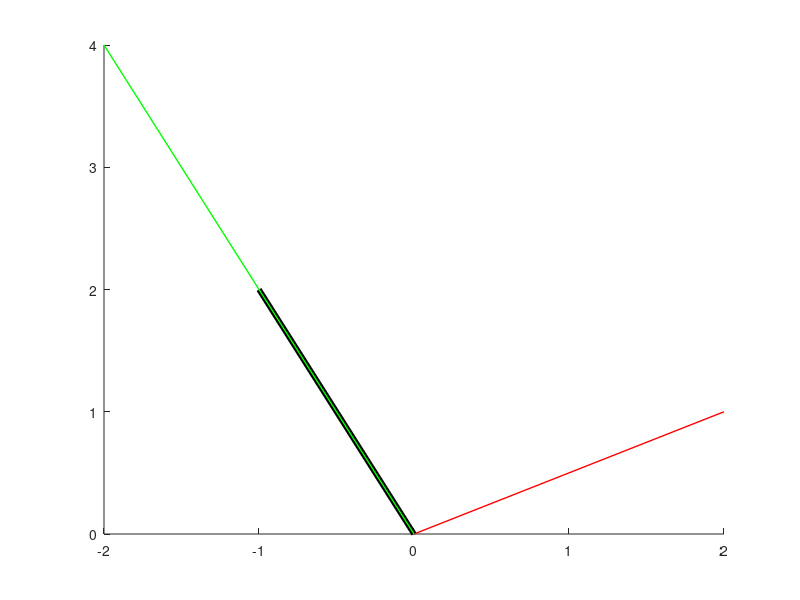
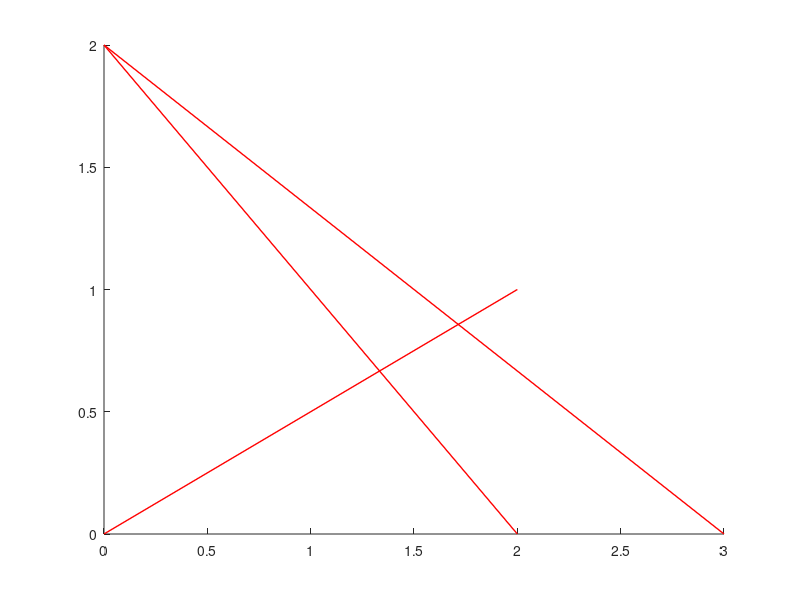
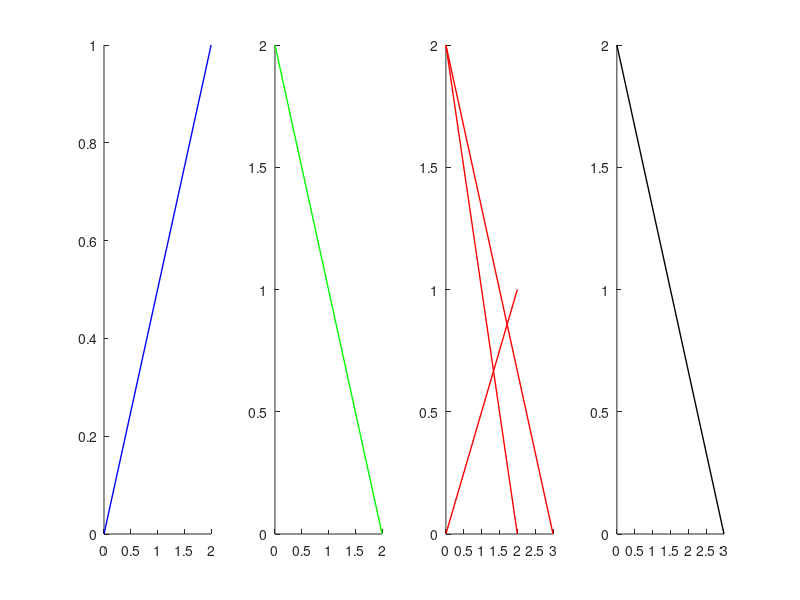
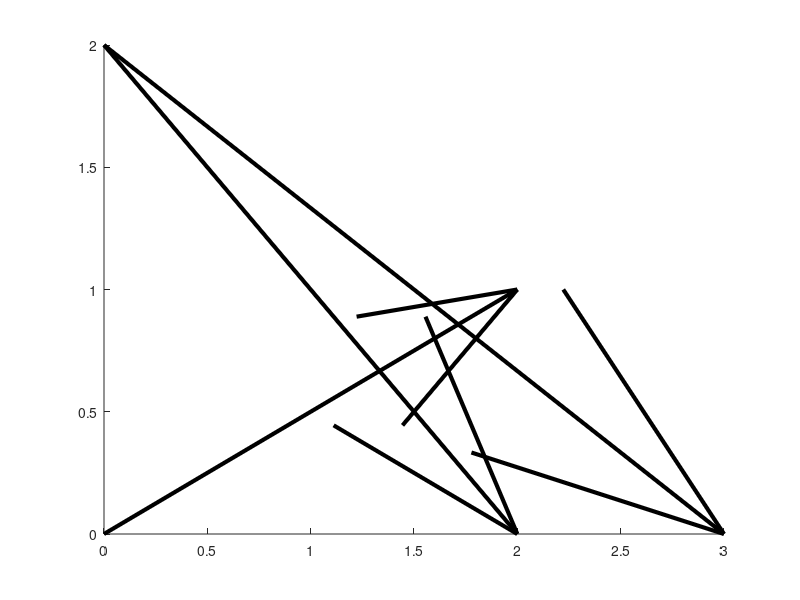

Source code (MATLAB) for these figures, in order: (Note: this script raises an error after producing the figures.)
%Дрибноход Евгений
%%
% Task1
 line([0; 2],[0; 1], 'Color','r','LineWidth',1)


 line([0; -1],[0; 2], 'Color','k','LineWidth',4)
 line([-2; 0],[4; 0], 'Color','g','LineWidth',1)
%%
% Task2
figure
 line([0 0 0;2 2 3],[0 2 2; 1 0 0], 'Color','r','LineWidth',1)

%%
% Task3
figure
subplot(1,4,3);
 line([0 0 0;2 2 3],[0 2 2; 1 0 0], 'Color','r','LineWidth',1)
subplot(1,4,1);
 line([0; 2],[0; 1], 'Color','b','LineWidth',1)
subplot(1,4,2);
line([0; 2],[2; 0], 'Color','g','LineWidth',1)
subplot(1,4,4);
line([0; 3],[2; 0], 'Color','k','LineWidth',1)

%%
%Task4
figure
hold on;
quiver(0, 0, 2, 1, 1,'Color','k','LineWidth',3)
quiver(0, 2, 2, -2, 1,'Color','k','LineWidth',3)
quiver(0, 2, 3, -2, 1,'Color','k','LineWidth',3)
hold off;
%%

%Task5
figure
hold on
view(3);
quiver3(0, 0, 0, 1,0,0, 1,'Color','k','LineWidth',3)
quiver3(0, 0, 0, 0,0,1, 1,'Color','k','LineWidth',3)
quiver3(0, 0, 0, 0,1,0, 1,'Color','k','LineWidth',3)
hold off;

%%
%Task6
figure
hold on

set(gca,'LineWidth',2)
quiver(0, 0, 1,0, 1,'Color','k','LineWidth',3);
quiver(0, 0, 0,1, 1,'Color','k','LineWidth',3);

hold off
%%

%Task7
figure
hold on
set(gca,'LineWidth',2)
view(3);
quiver3(0, 0, 0, 1,0,0, 1,'Color','k','LineWidth',5)
quiver3(0, 0, 0, 0,0,1, 1,'Color','k','LineWidth',5)
quiver3(0, 0, 0, 0,1,0, 1,'Color','k','LineWidth',5)
hold off
%%

%Task8a
figure
hold on
grid on


axis equal
line([-1;2],[ 3;-5], 'Color','k','LineWidth',4)
axis([-2 3 -6 4])

text(2,-5,'\leftarrow(2,-5)')
text(-1,3,'\leftarrow(-1,3)')

hold off
%%

%Task8b
figure
hold on
grid on

axis equal
line([1,4;2,3],[-1,0;-3,-5],'Color','g','LineWidth',2)
axis([0 5 -6 1 ])

text(4,0,'\leftarrow(4,0)')
text(3,-5,'\leftarrow(3,-5)')
text(2,-3,'\leftarrow(2,-3)')
text(1,-1,'\leftarrow(1,-1)')

hold off
%%

%Task9
A=[-2,0];
B=[1,2];
C=[1,-1];
AB=B-A
BC=C-B
CA=A-C
figure
hold on
grid on
axis([-3 2 -2 3 ])
text(-2,0,'\leftarrow A(-2,0)')
text(1,2,'\leftarrow B(1,2)')
text(1,-1,'\leftarrow  C(1,-1)')
%line(AB,'Color','g','LineWidth',4)
quiver(-2, 0, 3,2,1,'Color','b','LineWidth',1)
quiver(1, 2, 0,-3,1,'Color','b','LineWidth',1)
quiver(1, -1, -3,1,1,'Color','r','LineWidth',1)
hold off;

%%

%Task10
A=[-2 0];
B = [1 2];
C=[1 -1];
D=B+C-B+A-B
figure
subplot(1,2,1);
hold on
grid on
AB=B-A
BC=C-B
CD=D-C
DA=A-D
DC=-1*CD;
AD=-1*DA;
axis([-3 2 -4 3 ])
AB==DC
AD==BC
AC=C-A
%Так как векторы равны, они сонаправлены и коллинеарны
line([-2,1,1,-2;1,1,-2,-2],[0,2,-1,-3;2,-1,-3,0])
text(-2,0,'\leftarrow A(-2,0)')
text(1,2,'\leftarrow B(1,2)')
text(1,-1,'\leftarrow C(1,-1)')
text(-2,-3,'\leftarrow D(-2,-3)')
hold off

subplot(1,2,2);
hold on
grid on;
axis([-3 2 -4 3 ])
text(-2,0,'\leftarrow A(-2,0)')
text(1,2,'\leftarrow B(1,2)')
text(1,-1,'\leftarrow C(1,-1)')
text(-2,-3,'\leftarrow D(-2,-3)')
quiver(-2, 0, 3,2,1,'Color','b','LineWidth',1)
quiver(1, 2, 0,-3,1,'Color','k','LineWidth',1)
quiver(-2, -3, 3,2,1,'Color','k','LineWidth',1)
quiver(-2, 0, 0,-3,-1,'Color','b','LineWidth',1)
quiver(-2, 0, 3,-1,1,'Color','r','LineWidth',1)
hold off

%%
%Task11
a1=[2,4,6];
b1=[3,5,2];
a2=[7,6,5];
b2=[3,5,2];
figure
subplot(1,2,1);
hold on
grid on
view(3);
sum=a1+b1

%axis([-3 2 -4 3 ])
quiver3(0,0,0,2,4,6,1,'Color','b','LineWidth',1)
quiver3(2,4,6,3,5,2,1,'Color','b','LineWidth',1)
quiver3(0,0,0,5,9,8,1,'Color','r','LineWidth',1)

text(1,2,3,'\leftarrow \bf а1')
text(1.5+2,2.5+4,1+6,'\leftarrow \bf b1')
text(2.5,4.5,4,'\leftarrow \bf sum')
hold off


subplot(1,2,2);
hold on
view(3);
grid on;
dif=a2-b2

quiver3(0,0,0,7,6,5,1,'Color','b','LineWidth',1)
quiver3(0,0,0,3,5,2,1,'Color','b','LineWidth',1)
quiver3(3,5,2,4,1,3,1,'Color','r','LineWidth',1)


text(3.5,3,2.5,'\leftarrow \bf а2')
text(1.5,2.5,1,'\leftarrow \bf b2')
text(2+3,0.5+5,1.5+2,'\leftarrow \bf dif')

hold off




